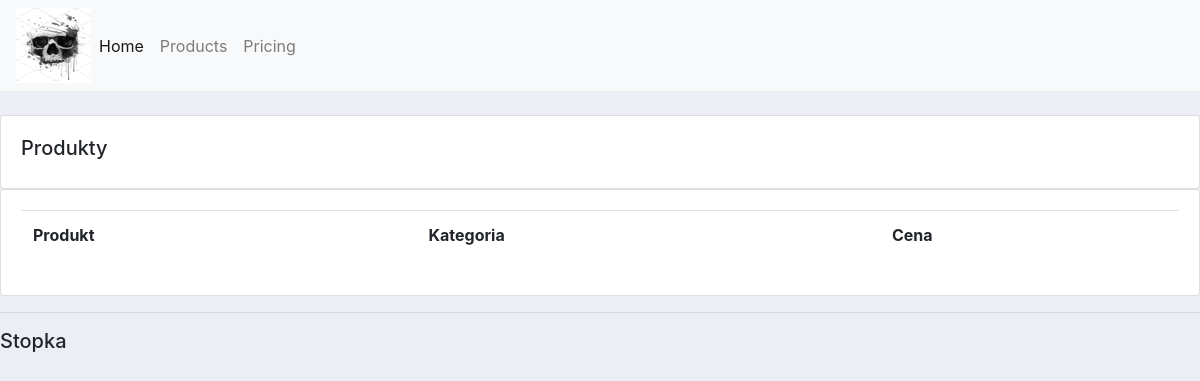
Before: /products/ with the older database file.
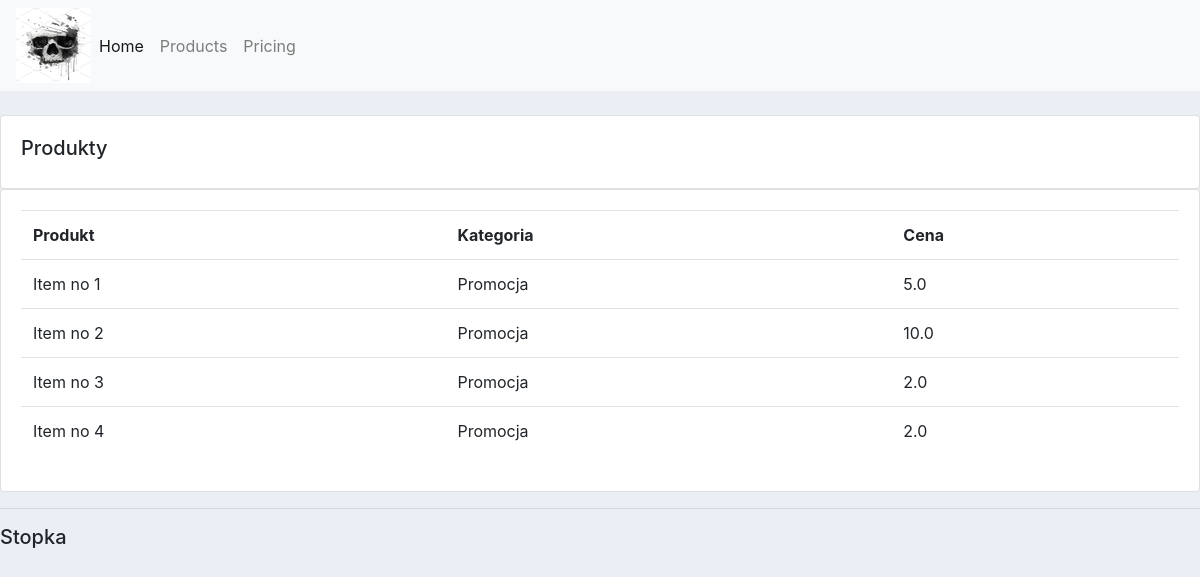
After: the same page with the newer database file.
### accounts/models.py (models this page shows, shortened)
class Product(models.Model):
    CATEGORY = (
        ('Promocja', 'Promocja'),
    )
    name = models.CharField(max_length=150, null=True)
    price = models.FloatField(max_length=150, null=True)
    category = models.CharField(max_length=150, null=True, choices=CATEGORY)
    description = models.TextField(max_length=150, null=True, blank=True)
    date_created = models.DateTimeField(auto_now_add=True, null=True)
    tags = models.ManyToManyField(Tag)

### accounts/views.py (the view)
# urls.py: path('products/', views.products, name='products'),
def products(request):
    products = Product.objects.all()
    context = {'products': products}
    return render(request, 'accounts/products.html', context)

### accounts/templates/accounts/products.html
{%  extends 'accounts/main.html' %}
{% block content %}
    <br>
    <div class="row">
        <div class="col-md">
            <div class="card card-body">
                <h5>Produkty</h5>
            </div>
            <div class="card card-body">
                <table class="table">
                    <tr>
                        <th>Produkt</th>
                        <th>Kategoria</th>
                        <th>Cena</th>
                    </tr>
                        {% for i in products %}
                        <tr>
                            <td>{{ i.name }}</td>
                            <td>{{ i.category }}</td>
                            <td>{{ i.price }}</td>
                        </tr>
                    {% endfor %}
                </table>
            </div>
        </div>
    </div>
{% endblock content %}

### accounts/templates/accounts/main.html (shortened to what this page needs)
{% load static %}
<!DOCTYPE html>
<html lang="en">
<head>
    <link rel="stylesheet" href="https://stackpath.bootstrapcdn.com/bootstrap/4.4.1/css/bootstrap.min.css"
>
    <link rel="stylesheet" type="text/css" href="{% static '/css/main.css' %}">
</head>
<body>
{% include 'accounts/navbar.html' %}
{% block content %}
{% endblock %}
<hr>
<h5>Stopka</h5>
</body>
</html>

### accounts/templates/accounts/navbar.html (shortened to what this page needs)
{% load static %}
<nav class="navbar navbar-expand-lg navbar-light bg-light">
    <img src="{% static 'images/skull.jpg' %}" alt="">
    <div class="collapse navbar-collapse" id="navbarNav">
        <ul class="navbar-nav">
            <li class="nav-item active">
                <a class="nav-link" href="{% url 'home' %}">Home <span class="sr-only">(current)</span></a>
            </li>
            <li class="nav-item">
                <a class="nav-link" href="{% url 'products' %}">Products</a>
            </li>
            <li class="nav-item">
                <a class="nav-link" href="#">Pricing</a>
            </li>
        </ul>
    </div>
</nav>

### accounts/static/css/main.css (style rules this page uses)
body { background-color: #ebeff5; }

Changed rows visible on the page:
added Product: name "Item no 1", category "Promocja", price "5.0"
added Product: name "Item no 2", category "Promocja", price "10.0"
added Product: name "Item no 3", category "Promocja", price "2.0"
added Product: name "Item no 4", category "Promocja", price "2.0"
